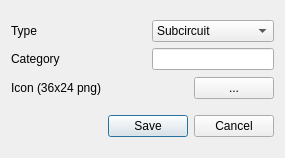
<?xml version="1.0" encoding="UTF-8"?>
<ui version="4.0">
 <class>creCompDialog</class>
 <widget class="QDialog" name="creCompDialog">
  <property name="geometry">
   <rect>
    <x>0</x>
    <y>0</y>
    <width>285</width>
    <height>158</height>
   </rect>
  </property>
  <property name="windowTitle">
   <string>Create Component</string>
  </property>
  <layout class="QVBoxLayout" name="verticalLayout">
   <item>
    <layout class="QGridLayout" name="gridLayout">
     <item row="0" column="0">
      <widget class="QLabel" name="label_3">
       <property name="sizePolicy">
        <sizepolicy hsizetype="Preferred" vsizetype="Fixed">
         <horstretch>0</horstretch>
         <verstretch>0</verstretch>
        </sizepolicy>
       </property>
       <property name="text">
        <string>Type</string>
       </property>
      </widget>
     </item>
     <item row="2" column="0">
      <widget class="QLabel" name="label">
       <property name="sizePolicy">
        <sizepolicy hsizetype="Preferred" vsizetype="Fixed">
         <horstretch>0</horstretch>
         <verstretch>0</verstretch>
        </sizepolicy>
       </property>
       <property name="text">
        <string>Icon (36x24 png)</string>
       </property>
      </widget>
     </item>
     <item row="1" column="0">
      <widget class="QLabel" name="label_2">
       <property name="sizePolicy">
        <sizepolicy hsizetype="Preferred" vsizetype="Fixed">
         <horstretch>0</horstretch>
         <verstretch>0</verstretch>
        </sizepolicy>
       </property>
       <property name="text">
        <string>Category</string>
       </property>
      </widget>
     </item>
     <item row="2" column="1">
      <widget class="QPushButton" name="iconImage">
       <property name="sizePolicy">
        <sizepolicy hsizetype="Fixed" vsizetype="Fixed">
         <horstretch>0</horstretch>
         <verstretch>0</verstretch>
        </sizepolicy>
       </property>
       <property name="minimumSize">
        <size>
         <width>36</width>
         <height>24</height>
        </size>
       </property>
       <property name="maximumSize">
        <size>
         <width>36</width>
         <height>24</height>
        </size>
       </property>
       <property name="locale">
        <locale language="C" country="AnyCountry"/>
       </property>
       <property name="text">
        <string/>
       </property>
       <property name="iconSize">
        <size>
         <width>36</width>
         <height>24</height>
        </size>
       </property>
       <property name="autoDefault">
        <bool>false</bool>
       </property>
       <property name="flat">
        <bool>true</bool>
       </property>
      </widget>
     </item>
     <item row="0" column="1" colspan="2">
      <widget class="QComboBox" name="typeBox">
       <property name="minimumSize">
        <size>
         <width>120</width>
         <height>0</height>
        </size>
       </property>
       <item>
        <property name="text">
         <string>Subcircuit</string>
        </property>
       </item>
      </widget>
     </item>
     <item row="1" column="1" colspan="2">
      <widget class="QLineEdit" name="categoryEdit"/>
     </item>
     <item row="2" column="2">
      <widget class="QPushButton" name="iconChoose">
       <property name="sizePolicy">
        <sizepolicy hsizetype="Fixed" vsizetype="Fixed">
         <horstretch>0</horstretch>
         <verstretch>0</verstretch>
        </sizepolicy>
       </property>
       <property name="minimumSize">
        <size>
         <width>0</width>
         <height>0</height>
        </size>
       </property>
       <property name="maximumSize">
        <size>
         <width>16777215</width>
         <height>16777215</height>
        </size>
       </property>
       <property name="mouseTracking">
        <bool>true</bool>
       </property>
       <property name="locale">
        <locale language="C" country="AnyCountry"/>
       </property>
       <property name="text">
        <string notr="true">...</string>
       </property>
       <property name="iconSize">
        <size>
         <width>16</width>
         <height>16</height>
        </size>
       </property>
       <property name="autoDefault">
        <bool>false</bool>
       </property>
      </widget>
     </item>
    </layout>
   </item>
   <item>
    <widget class="QDialogButtonBox" name="buttonBox">
     <property name="orientation">
      <enum>Qt::Horizontal</enum>
     </property>
     <property name="standardButtons">
      <set>QDialogButtonBox::Cancel|QDialogButtonBox::Save</set>
     </property>
    </widget>
   </item>
  </layout>
 </widget>
 <resources/>
 <connections>
  <connection>
   <sender>buttonBox</sender>
   <signal>accepted()</signal>
   <receiver>creCompDialog</receiver>
   <slot>accept()</slot>
   <hints>
    <hint type="sourcelabel">
     <x>248</x>
     <y>254</y>
    </hint>
    <hint type="destinationlabel">
     <x>157</x>
     <y>274</y>
    </hint>
   </hints>
  </connection>
  <connection>
   <sender>buttonBox</sender>
   <signal>rejected()</signal>
   <receiver>creCompDialog</receiver>
   <slot>reject()</slot>
   <hints>
    <hint type="sourcelabel">
     <x>316</x>
     <y>260</y>
    </hint>
    <hint type="destinationlabel">
     <x>286</x>
     <y>274</y>
    </hint>
   </hints>
  </connection>
 </connections>
</ui>
